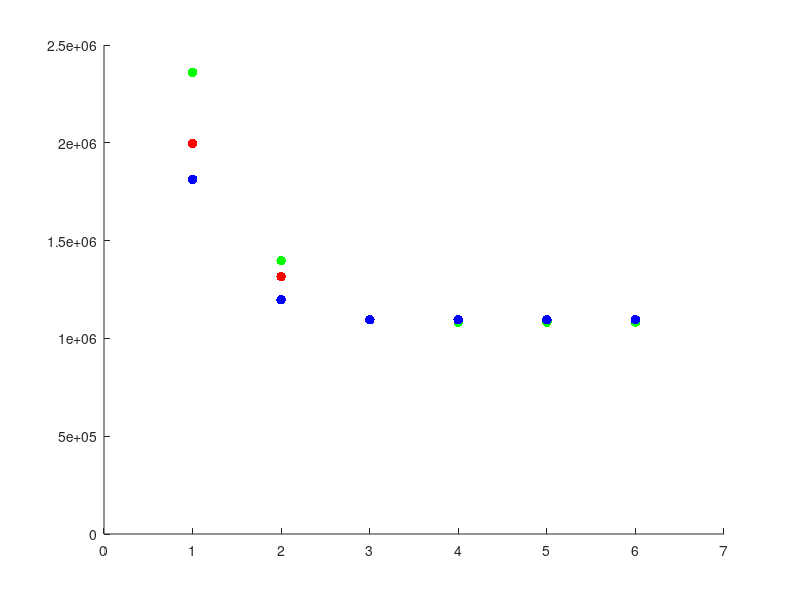

Recreate this plot in MATLAB. (Note: this script raises an error after producing the figure.)
clear
format longg
decode = dlmread('lab3/decode_result.txt');
issue = dlmread('lab3/issue_result.txt');
commit = dlmread('lab3/commit_result.txt');
ruu = dlmread('lab3/ruu_result.txt');
ialu = dlmread('lab3/ialu_result.txt');
imult = dlmread('lab3/imult_result.txt');
fpalu = dlmread('lab3/fpalu_result.txt');
fpmult = dlmread('lab3/fpmult_result.txt');


sz = 50;

x = 1:10;

figure
scatter(x(1:6), decode, sz, 'r', 'filled');
hold on;
scatter(x(1:6), issue, sz, 'g', 'filled');
scatter(x(1:6), commit, sz, 'b', 'filled');
hold off;
axis([0 7 0 2500000]);
ax = gca;
ax.YAxis.Exponent = 0;
ax.YAxis.TickLabelFormat = '%.0f';
title('Width')
xlabel('Value')
ylabel('Cycles')

figure
scatter(x(1:9), ruu, sz, 'r', 'filled');
axis([0 10 0 3500000]);
ax = gca;
ax.YAxis.Exponent = 0;
ax.YAxis.TickLabelFormat = '%.0f';
title('Size')
xlabel('Value')
ylabel('Cycles')


figure
scatter(x(1:4), ialu, sz, 'r', 'filled');
hold on;
scatter(x(1:4), imult, sz, 'g', 'filled');
scatter(x(1:4), fpalu, sz, 'b', 'filled');
scatter(x(1:4), fpmult, sz, 'p', 'filled');
hold off;
axis([0 7 0 2500000]);
ax = gca;
ax.YAxis.Exponent = 0;
ax.YAxis.TickLabelFormat = '%.0f';
title('Res')
xlabel('Value')
ylabel('Cycles')